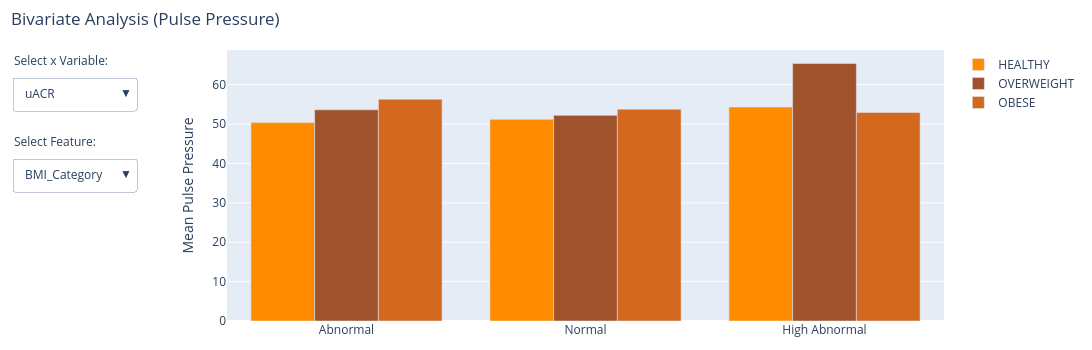

The notebook cell this image was saved under:
### Code cell
data['Pulse Pressure'] = data['Systolic'] - data['Diastolic']

# Variables
x_vars = ['uACR', 'BMI_Category', 'BP_Category', 'Ethnicity_Black', 'Gender']
y_var = 'Pulse Pressure'
k_var = ['BMI_Category', 'BP_Category', 'S_Ethnicity', 'Ethnicity_Black', 'Gender', 'uACR']
colour_list = ['DarkOrange', 'Sienna', 'Chocolate', 'DarkSalmon', 'Coral', 'SandyBrown']

# Initial x_var
current_x_var = x_vars[0]

fig = go.Figure()

# Add traces for each combination of k_var values
for a in k_var:
    for col, k in enumerate(data[a].unique()):
        fig.add_trace(
            go.Bar(
                name=f'{k}',
                x=data[current_x_var].unique(),
                y=[data[y_var][(data[current_x_var] == x) & (data[a] == k)].mean() for x in data[current_x_var].unique()],
                marker_color=colour_list[col],
                visible=a == k_var[0],
            )
        )

# Create buttons for each k_var
buttons_k_var = []
for a in k_var:
    buttons_k_var.append(dict(
        method='update',
        label=a,
        args=[{
            'visible': [a == current for current in k_var for _ in data[current].unique()],
            'title.text': f'Mean Age by {a} and {current_x_var}'
        }]
    ))

# Create buttons for each x_var
buttons_x_var = []
for x in x_vars:
    buttons_x_var.append(dict(
        method='update',
        label=x,
        args=[{
            'x': [data[x].unique()] * len(k_var) * data[k_var[0]].nunique(),
            'y': [[data[y_var][(data[x] == val) & (data[a] == k)].mean() for val in data[x].unique()] for a in k_var for k in data[a].unique()],
            'title.text': f'Mean Pulse Pressure by {k_var[0]} and {x}'
        }]
    ))

# Update layout with dropdowns
fig.update_layout(
    updatemenus=[
        dict(
            buttons=buttons_x_var,
            direction='down',
            showactive=True,
            x=-0.3,
            xanchor='left',
            y=0.9,
            yanchor='top'
        ),
        dict(
            buttons=buttons_k_var,
            direction='down',
            showactive=True,
            x=-0.3,
            xanchor='left',
            y=0.6,
            yanchor='top'
        )
    ],
    barmode='group',
    title=dict(text='Bivariate Analysis (Pulse Pressure)', x=0.01),
    yaxis_title='Mean Pulse Pressure',
    autosize=False,
    width=1100,
    height=350,
    margin=dict(l=20, r=20, t=50, b=20)
)

# Add annotation
fig.update_layout(
    annotations=[
        dict(text="Select x Variable:", showarrow=False,
             x=-0.3, xref="paper", y=1, yref="paper", align="left"),
        dict(text="Select Feature:", showarrow=False,
             x=-0.3, xref="paper", y=0.7, yref="paper", align="left")
    ]
)

fig.show()

### Figure 1 — Plotly figure (JSON) as saved in the notebook; plotly's stock layout.template omitted (floating-point values rounded to 4 significant figures)
{"data": [{"marker": {"color": "DarkOrange"}, "name": "HEALTHY", "type": "bar", "visible": true, "x": ["Abnormal", "Normal", "High Abnormal"], "y": [50.38, 51.21, 54.33]}, {"marker": {"color": "Sienna"}, "name": "OVERWEIGHT", "type": "bar", "visible": true, "x": ["Abnormal", "Normal", "High Abnormal"], "y": [53.63, 52.22, 65.38]}, {"marker": {"color": "Chocolate"}, "name": "OBESE", "type": "bar", "visible": true, "x": ["Abnormal", "Normal", "High Abnormal"], "y": [56.32, 53.8, 52.94]}, {"marker": {"color": "DarkOrange"}, "name": "NORMAL", "type": "bar", "visible": false, "x": ["Abnormal", "Normal", "High Abnormal"], "y": [47.53, 46.84, 49.32]}, {"marker": {"color": "Sienna"}, "name": "PRE HPT", "type": "bar", "visible": false, "x": ["Abnormal", "Normal", "High Abnormal"], "y": [54.83, 56.38, 50.7]}, {"marker": {"color": "Chocolate"}, "name": "HPT 1", "type": "bar", "visible": false, "x": ["Abnormal", "Normal", "High Abnormal"], "y": [62.55, 60.69, 58.29]}, {"marker": {"color": "DarkSalmon"}, "name": "HPT 2", "type": "bar", "visible": false, "x": ["Abnormal", "Normal", "High Abnormal"], "y": [75.43, 76.48, 75.25]}, {"marker": {"color": "Coral"}, "name": "HPT CRISIS", "type": "bar", "visible": false, "x": ["Abnormal", "Normal", "High Abnormal"], "y": [81.8, 89.67, 124]}, {"marker": {"color": "DarkOrange"}, "name": "Black", "type": "bar", "visible": false, "x": ["Abnormal", "Normal", "High Abnormal"], "y": [54.53, 52.53, 54.92]}, {"marker": {"color": "Sienna"}, "name": "White", "type": "bar", "visible": false, "x": ["Abnormal", "Normal", "High Abnormal"], "y": [52.73, 50.62, 53]}, {"marker": {"color": "Chocolate"}, "name": "Mixed", "type": "bar", "visible": false, "x": ["Abnormal", "Normal", "High Abnormal"], "y": [63.92, 53.17, 65.33]}, {"marker": {"color": "DarkSalmon"}, "name": "South Asian", "type": "bar", "visible": false, "x": ["Abnormal", "Normal", "High Abnormal"], "y": [46.14, 59.28, null]}, {"marker": {"color": "Coral"}, "name": "Asian other", "type": "bar", "visible": false, "x": ["Abnormal", "Normal", "High Abnormal"], "y": [41.43, 49.2, 124]}, {"marker": {"color": "SandyBrown"}, "name": "Other", "type": "bar", "visible": false, "x": ["Abnormal", "Normal", "High Abnormal"], "y": [59, 48.33, null]}, {"marker": {"color": "DarkOrange"}, "name": "True", "type": "bar", "visible": false, "x": ["Abnormal", "Normal", "High Abnormal"], "y": [54.79, 52.54, 55.49]}, {"marker": {"color": "Sienna"}, "name": "False", "type": "bar", "visible": false, "x": ["Abnormal", "Normal", "High Abnormal"], "y": [49.46, 52.97, 76.67]}, {"marker": {"color": "DarkOrange"}, "name": "Male", "type": "bar", "visible": false, "x": ["Abnormal", "Normal", "High Abnormal"], "y": [53.78, 51.74, 55.23]}, {"marker": {"color": "Sienna"}, "name": "Female", "type": "bar", "visible": false, "x": ["Abnormal", "Normal", "High Abnormal"], "y": [54.74, 53.41, 58.15]}, {"marker": {"color": "DarkOrange"}, "name": "Abnormal", "type": "bar", "visible": false, "x": ["Abnormal", "Normal", "High Abnormal"], "y": [54.39, null, null]}, {"marker": {"color": "Sienna"}, "name": "Normal", "type": "bar", "visible": false, "x": ["Abnormal", "Normal", "High Abnormal"], "y": [null, 52.61, null]}, {"marker": {"color": "Chocolate"}, "name": "High Abnormal", "type": "bar", "visible": false, "x": ["Abnormal", "Normal", "High Abnormal"], "y": [null, null, 56.59]}], "layout": {"annotations": [{"align": "left", "showarrow": false, "text": "Select x Variable:", "x": -0.3, "xref": "paper", "y": 1, "yref": "paper"}, {"align": "left", "showarrow": false, "text": "Select Feature:", "x": -0.3, "xref": "paper", "y": 0.7, "yref": "paper"}], "autosize": false, "barmode": "group", "height": 350, "margin": {"b": 20, "l": 20, "r": 20, "t": 50}, "title": {"text": "Bivariate Analysis (Pulse Pressure)", "x": 0.01}, "updatemenus": [{"buttons": [{"args": [{"title.text": "Mean Pulse Pressure by BMI_Category and uACR", "x": [["Abnormal", "Normal", "High Abnormal"], ["Abnormal", "Normal", "High Abnormal"], ["Abnormal", "Normal", "High Abnormal"], ["Abnormal", "Normal", "High Abnormal"], ["Abnormal", "Normal", "High Abnormal"], ["Abnormal", "Normal", "High Abnormal"], ["Abnormal", "Normal", "High Abnormal"], ["Abnormal", "Normal", "High Abnormal"], ["Abnormal", "Normal", "High Abnormal"], ["Abnormal", "Normal", "High Abnormal"], ["Abnormal", "Normal", "High Abnormal"], ["Abnormal", "Normal", "High Abnormal"], ["Abnormal", "Normal", "High Abnormal"], ["Abnormal", "Normal", "High Abnormal"], ["Abnormal", "Normal", "High Abnormal"], ["Abnormal", "Normal", "High Abnormal"], ["Abnormal", "Normal", "High Abnormal"], ["Abnormal", "Normal", "High Abnormal"]], "y": [[50.38, 51.21, 54.33], [53.63, 52.22, 65.38], [56.32, 53.8, 52.94], [47.53, 46.84, 49.32], [54.83, 56.38, 50.7], [62.55, 60.69, 58.29], [75.43, 76.48, 75.25], [81.8, 89.67, 124], [54.53, 52.53, 54.92], [52.73, 50.62, 53], [63.92, 53.17, 65.33], [46.14, 59.28, null], [41.43, 49.2, 124], [59, 48.33, null], [54.79, 52.54, 55.49], [49.46, 52.97, 76.67], [53.78, 51.74, 55.23], [54.74, 53.41, 58.15], [54.39, null, null], [null, 52.61, null], [null, null, 56.59]]}], "label": "uACR", "method": "update"}, {"args": [{"title.text": "Mean Pulse Pressure by BMI_Category and BMI_Category", "x": [["HEALTHY", "OVERWEIGHT", "OBESE"], ["HEALTHY", "OVERWEIGHT", "OBESE"], ["HEALTHY", "OVERWEIGHT", "OBESE"], ["HEALTHY", "OVERWEIGHT", "OBESE"], ["HEALTHY", "OVERWEIGHT", "OBESE"], ["HEALTHY", "OVERWEIGHT", "OBESE"], ["HEALTHY", "OVERWEIGHT", "OBESE"], ["HEALTHY", "OVERWEIGHT", "OBESE"], ["HEALTHY", "OVERWEIGHT", "OBESE"], ["HEALTHY", "OVERWEIGHT", "OBESE"], ["HEALTHY", "OVERWEIGHT", "OBESE"], ["HEALTHY", "OVERWEIGHT", "OBESE"], ["HEALTHY", "OVERWEIGHT", "OBESE"], ["HEALTHY", "OVERWEIGHT", "OBESE"], ["HEALTHY", "OVERWEIGHT", "OBESE"], ["HEALTHY", "OVERWEIGHT", "OBESE"], ["HEALTHY", "OVERWEIGHT", "OBESE"], ["HEALTHY", "OVERWEIGHT", "OBESE"]], "y": [[51.1, null, null], [null, 53.34, null], [null, null, 54.8], [45.78, 47.66, 47.64], [58.81, 56, 53.51], [62.86, 59.35, 62.24], [78.75, 73.05, 76.84], [null, 93.75, 85.4], [51.97, 53.43, 54.27], [44.53, 45.6, 56.89], [54.75, 56, 59.67], [44.2, 57.82, 60.1], [44.67, 50, 52], [null, 43, 53.67], [52.04, 53.5, 54.51], [44.48, 52.17, 56.77], [52.63, 51.82, 53.44], [49.84, 54.57, 55.8], [50.38, 53.63, 56.32], [51.21, 52.22, 53.8], [54.33, 65.38, 52.94]]}], "label": "BMI_Category", "method": "update"}, {"args": [{"title.text": "Mean Pulse Pressure by BMI_Category and BP_Category", "x": [["NORMAL", "PRE HPT", "HPT 1", "HPT 2", "HPT CRISIS"], ["NORMAL", "PRE HPT", "HPT 1", "HPT 2", "HPT CRISIS"], ["NORMAL", "PRE HPT", "HPT 1", "HPT 2", "HPT CRISIS"], ["NORMAL", "PRE HPT", "HPT 1", "HPT 2", "HPT CRISIS"], ["NORMAL", "PRE HPT", "HPT 1", "HPT 2", "HPT CRISIS"], ["NORMAL", "PRE HPT", "HPT 1", "HPT 2", "HPT CRISIS"], ["NORMAL", "PRE HPT", "HPT 1", "HPT 2", "HPT CRISIS"], ["NORMAL", "PRE HPT", "HPT 1", "HPT 2", "HPT CRISIS"], ["NORMAL", "PRE HPT", "HPT 1", "HPT 2", "HPT CRISIS"], ["NORMAL", "PRE HPT", "HPT 1", "HPT 2", "HPT CRISIS"], ["NORMAL", "PRE HPT", "HPT 1", "HPT 2", "HPT CRISIS"], ["NORMAL", "PRE HPT", "HPT 1", "HPT 2", "HPT CRISIS"], ["NORMAL", "PRE HPT", "HPT 1", "HPT 2", "HPT CRISIS"], ["NORMAL", "PRE HPT", "HPT 1", "HPT 2", "HPT CRISIS"], ["NORMAL", "PRE HPT", "HPT 1", "HPT 2", "HPT CRISIS"], ["NORMAL", "PRE HPT", "HPT 1", "HPT 2", "HPT CRISIS"], ["NORMAL", "PRE HPT", "HPT 1", "HPT 2", "HPT CRISIS"], ["NORMAL", "PRE HPT", "HPT 1", "HPT 2", "HPT CRISIS"]], "y": [[45.78, 58.81, 62.86, 78.75, null], [47.66, 56, 59.35, 73.05, 93.75], [47.64, 53.51, 62.24, 76.84, 85.4], [47.21, null, null, null, null], [null, 55.32, null, null, null], [null, null, 61.21, null, null], [null, null, null, 75.81, null], [null, null, null, null, 89.11], [47.59, 54.51, 61.44, 76.04, 89.8], [42.22, 66.33, 60.67, 73, 81.5], [49.86, 59.6, 63.45, 75.33, null], [45.85, 66.6, 60, 75, 66], [45, null, 54.5, null, 124], [49.5, 59, 46, null, null], [47.68, 54.6, 61.55, 76.23, 89.8], [43.87, 65.8, 59.35, 72.17, 88.25], [46.25, 55.77, 60.11, 76.81, 80], [47.97, 54.95, 61.99, 75.03, 93.67], [47.53, 54.83, 62.55, 75.43, 81.8], [46.84, 56.38, 60.69, 76.48, 89.67], [49.32, 50.7, 58.29, 75.25, 124]]}], "label": "BP_Category", "method": "update"}, {"args": [{"title.text": "Mean Pulse Pressure by BMI_Category and Ethnicity_Black", "x": [[true, false], [true, false], [true, false], [true, false], [true, false], [true, false], [true, false], [true, false], [true, false], [true, false], [true, false], [true, false], [true, false], [true, false], [true, false], [true, false], [true, false], [true, false]], "y": [[52.04, 44.48], [53.5, 52.17], [54.51, 56.77], [47.68, 43.87], [54.6, 65.8], [61.55, 59.35], [76.23, 72.17], [89.8, 88.25], [53.5, null], [null, 51.15], [58.38, 57.43], [null, 56.41], [null, 50.09], [null, 51], [53.65, null], [null, 52.74], [52.84, 51.4], [54.29, 53.83], [54.79, 49.46], [52.54, 52.97], [55.49, 76.67]]}], "label": "Ethnicity_Black", "method": "update"}, {"args": [{"title.text": "Mean Pulse Pressure by BMI_Category and Gender", "x": [["Male", "Female"], ["Male", "Female"], ["Male", "Female"], ["Male", "Female"], ["Male", "Female"], ["Male", "Female"], ["Male", "Female"], ["Male", "Female"], ["Male", "Female"], ["Male", "Female"], ["Male", "Female"], ["Male", "Female"], ["Male", "Female"], ["Male", "Female"], ["Male", "Female"], ["Male", "Female"], ["Male", "Female"], ["Male", "Female"]], "y": [[52.63, 49.84], [51.82, 54.57], [53.44, 55.8], [46.25, 47.97], [55.77, 54.95], [60.11, 61.99], [76.81, 75.03], [80, 93.67], [52.74, 54.09], [47.8, 53.25], [55.62, 60.59], [61.07, 52.78], [45.79, 56.78], [52.5, 49.5], [52.84, 54.29], [51.4, 53.83], [52.66, null], [null, 54.23], [53.78, 54.74], [51.74, 53.41], [55.23, 58.15]]}], "label": "Gender", "method": "update"}], "direction": "down", "showactive": true, "x": -0.3, "xanchor": "left", "y": 0.9, "yanchor": "top"}, {"buttons": [{"args": [{"title.text": "Mean Age by BMI_Category and uACR", "visible": [true, true, true, false, false, false, false, false, false, false, false, false, false, false, false, false, false, false, false, false, false]}], "label": "BMI_Category", "method": "update"}, {"args": [{"title.text": "Mean Age by BP_Category and uACR", "visible": [false, false, false, true, true, true, true, true, false, false, false, false, false, false, false, false, false, false, false, false, false]}], "label": "BP_Category", "method": "update"}, {"args": [{"title.text": "Mean Age by S_Ethnicity and uACR", "visible": [false, false, false, false, false, false, false, false, true, true, true, true, true, true, false, false, false, false, false, false, false]}], "label": "S_Ethnicity", "method": "update"}, {"args": [{"title.text": "Mean Age by Ethnicity_Black and uACR", "visible": [false, false, false, false, false, false, false, false, false, false, false, false, false, false, true, true, false, false, false, false, false]}], "label": "Ethnicity_Black", "method": "update"}, {"args": [{"title.text": "Mean Age by Gender and uACR", "visible": [false, false, false, false, false, false, false, false, false, false, false, false, false, false, false, false, true, true, false, false, false]}], "label": "Gender", "method": "update"}, {"args": [{"title.text": "Mean Age by uACR and uACR", "visible": [false, false, false, false, false, false, false, false, false, false, false, false, false, false, false, false, false, false, true, true, true]}], "label": "uACR", "method": "update"}], "direction": "down", "showactive": true, "x": -0.3, "xanchor": "left", "y": 0.6, "yanchor": "top"}], "width": 1100, "yaxis": {"title": {"text": "Mean Pulse Pressure"}}}}
